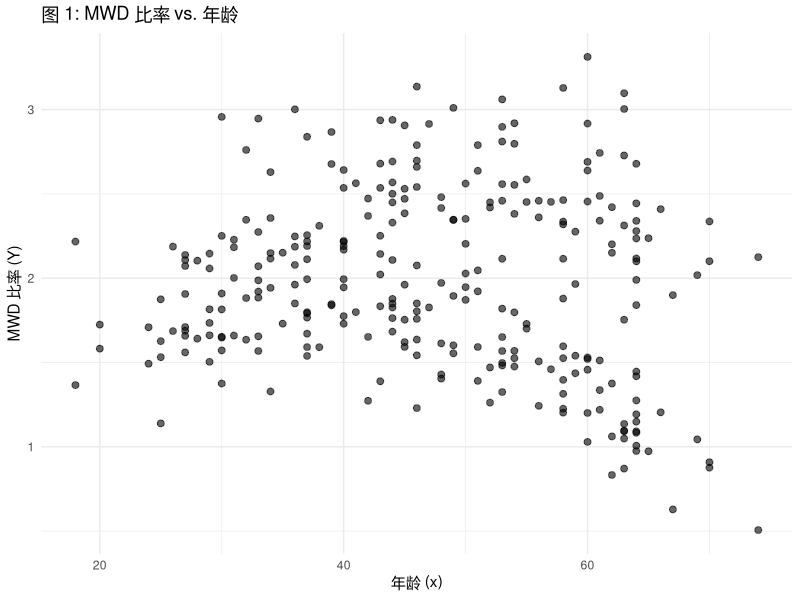
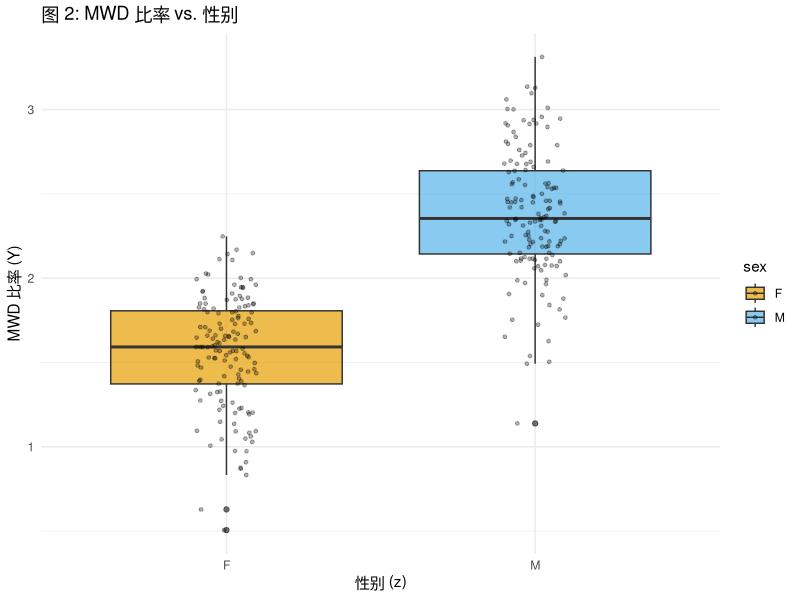
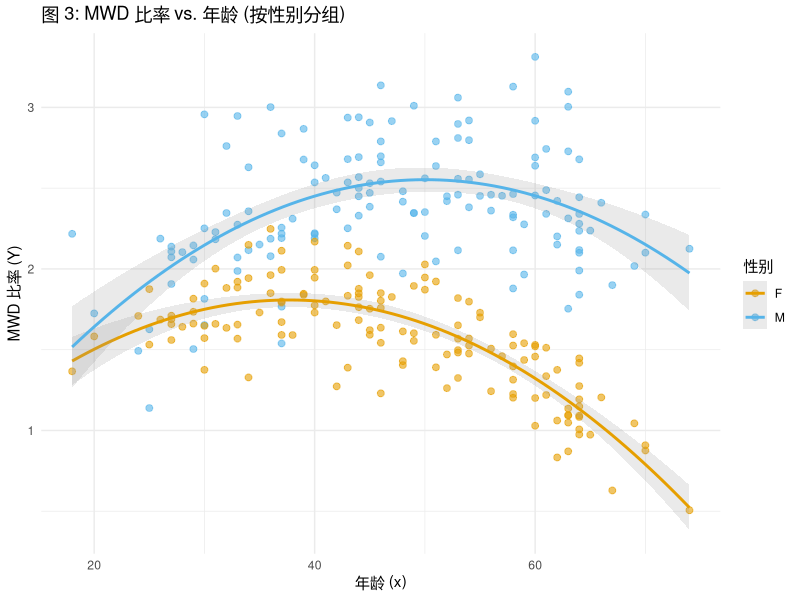
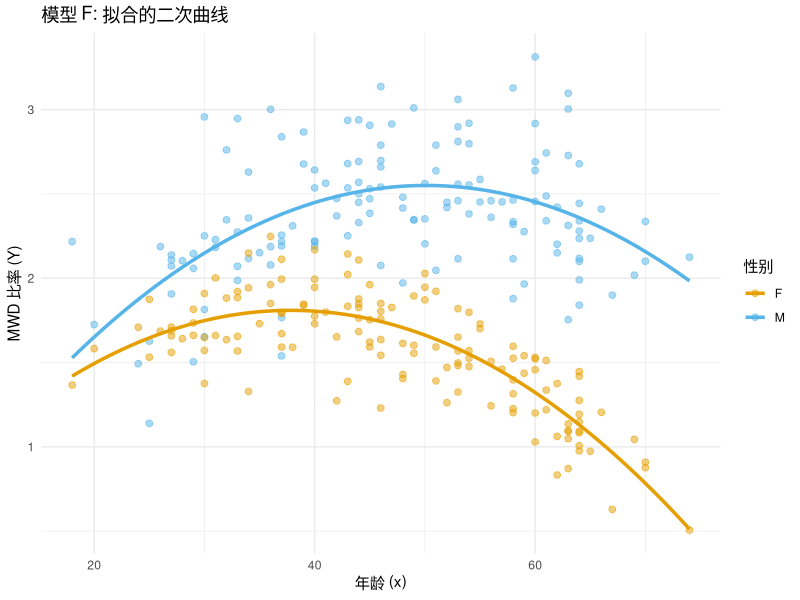
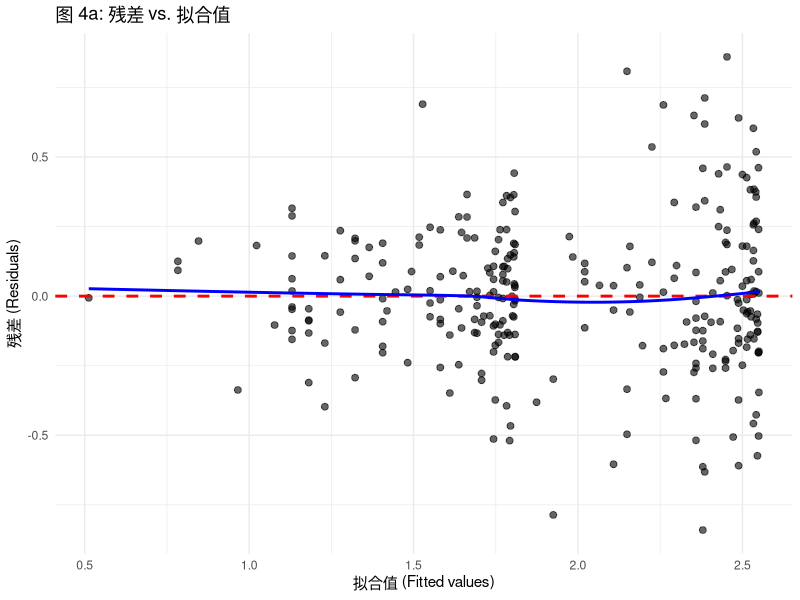
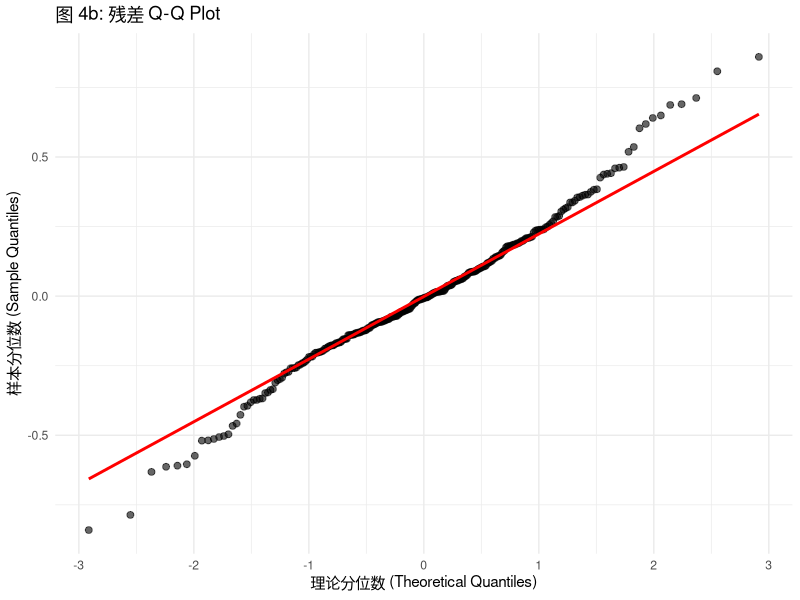
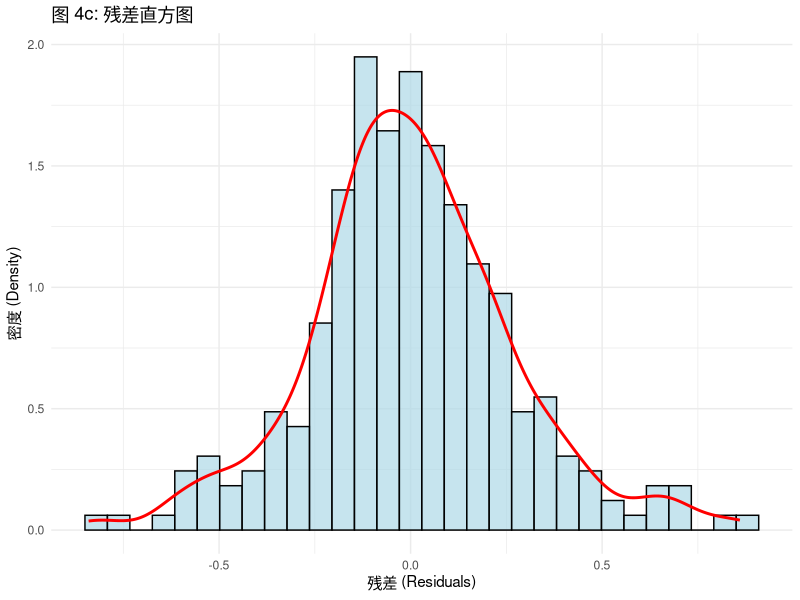
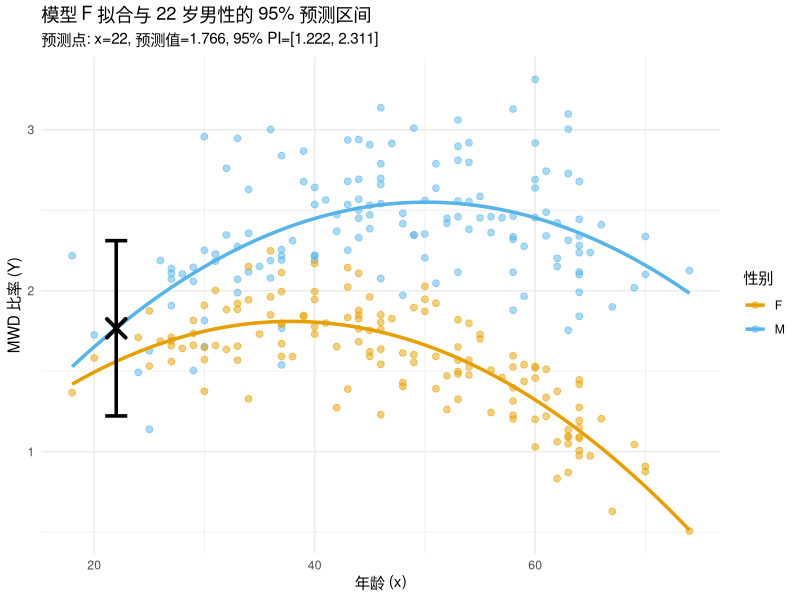

The R source for these figures, in order:
# ============================================================================
# MATH48011 期中作业 - Semaglutide 数据分析
# 使用 tidyverse 和 broom 包进行分析
# ============================================================================

# 加载必要的包
library(tidyverse)  # 加载 ggplot2, dplyr, readr 等核心包
library(broom)      # 加载 broom 来整理模型输出

# ============================================================================
# 问题 1: 探索性图表 (Exploratory Plots)
# ============================================================================

cat("\n=== 问题 1: 加载数据并绘制探索性图表 ===\n")

# 1. 加载数据
data <- read_csv("Semaglutide.csv")

# 将 "sex" 转换为因子 (Factor)，这对于 ggplot 绘图和后续建模很有帮助
data <- data %>%
  mutate(sex = as.factor(sex))

# 查看数据结构
cat("\n数据结构:\n")
glimpse(data)

cat("\n数据摘要:\n")
summary(data)

# 2. 绘制探索性图表

# 图 1: Y (MWDR) vs. x (age) - 散点图
# 目的: 了解年龄和 MWD 比率之间的基本关系
cat("\n绘制图 1: MWDR vs. 年龄...\n")
plot1 <- ggplot(data, aes(x = age, y = MWDR)) +
  geom_point(alpha = 0.6, size = 2) +  # alpha 增加透明度，处理重叠
  labs(title = "图 1: MWD 比率 vs. 年龄",
       x = "年龄 (x)",
       y = "MWD 比率 (Y)") +
  theme_minimal()

print(plot1)
ggsave("plot1_MWDR_vs_age.png", plot1, width = 8, height = 6)

cat("\n评论 (图 1): 观察这个图。数据点看起来显示出一个二次曲线关系，\n")
cat("MWDR 随着年龄增加先上升后下降，或呈现某种曲线趋势。\n")

# 图 2: Y (MWDR) vs. z (sex) - 箱形图
# 目的: 比较男性和女性的 MWD 比率的总体分布
cat("\n绘制图 2: MWDR vs. 性别...\n")
plot2 <- ggplot(data, aes(x = sex, y = MWDR, fill = sex)) +
  geom_boxplot(alpha = 0.7) +
  geom_jitter(width = 0.1, alpha = 0.3, size = 1) + # 添加抖动的点
  scale_fill_manual(values = c("F" = "#E69F00", "M" = "#56B4E9")) +
  labs(title = "图 2: MWD 比率 vs. 性别",
       x = "性别 (z)",
       y = "MWD 比率 (Y)") +
  theme_minimal()

print(plot2)
ggsave("plot2_MWDR_vs_sex.png", plot2, width = 8, height = 6)

cat("\n评论 (图 2): 男性 (M) 和女性 (F) 的 MWDR 中位数存在差异。\n")
cat("男性的 MWDR 值总体上高于女性。\n")

# 图 3: Y vs. x，按 z 分组 - 分组散点图（最重要）
# 目的: 同时查看三个变量的关系，判断是否存在交互作用
cat("\n绘制图 3: MWDR vs. 年龄 (按性别分组)...\n")
plot3 <- ggplot(data, aes(x = age, y = MWDR, color = sex)) +
  geom_point(alpha = 0.6, size = 2) +
  # 添加基于二次模型的平滑线
  geom_smooth(method = "lm", formula = y ~ x + I(x^2), se = TRUE, alpha = 0.2) +
  scale_color_manual(values = c("F" = "#E69F00", "M" = "#56B4E9")) +
  labs(title = "图 3: MWD 比率 vs. 年龄 (按性别分组)",
       x = "年龄 (x)",
       y = "MWD 比率 (Y)",
       color = "性别") +
  theme_minimal()

print(plot3)
ggsave("plot3_MWDR_vs_age_by_sex.png", plot3, width = 10, height = 6)

cat("\n评论 (图 3): 两条二次曲线（男性和女性）的形状和位置存在差异。\n")
cat("这表明可能存在性别与年龄的交互作用，即年龄对 MWDR 的影响因性别而异。\n")


# ============================================================================
# 问题 2: 拟合模型 F
# ============================================================================

cat("\n\n=== 问题 2: 拟合模型 F ===\n")

# 1. 创建虚拟变量 w
# 使用 dplyr 的 mutate() 函数
# M (male) 是参考水平，w=0; F (female) 对应 w=1
data_with_dummy <- data %>%
  mutate(w = ifelse(sex == "F", 1, 0))

cat("\n虚拟变量 w 的编码: M=0, F=1\n")
cat("前 10 行数据:\n")
print(head(data_with_dummy, 10))

# 2. 拟合模型 F
# 模型 F: E[Y] = θ₀ + θ₁x + θ₂x² + θ₃w + θ₄xw
# 在 R 中，x:w 表示交互项
cat("\n拟合模型 F: E[Y] = θ₀ + θ₁x + θ₂x² + θ₃w + θ₄xw\n")
fit_F <- lm(MWDR ~ age + I(age^2) + w + age:w, data = data_with_dummy)

# 3. 给出拟合方程
# 使用 broom::tidy() 来获取一个整洁的系数表
cat("\n模型 F 的系数估计:\n")
tidy_fit <- tidy(fit_F)
print(tidy_fit)

# 提取系数
theta_0 <- coef(fit_F)[1]
theta_1 <- coef(fit_F)[2]
theta_2 <- coef(fit_F)[3]
theta_3 <- coef(fit_F)[4]
theta_4 <- coef(fit_F)[5]

cat("\n拟合方程:\n")
cat(sprintf("Ê[Y] = %.6f + %.6f*x + %.6f*x² + %.6f*w + %.6f*x*w\n",
            theta_0, theta_1, theta_2, theta_3, theta_4))

# 显示模型摘要
cat("\n模型 F 的详细摘要:\n")
print(summary(fit_F))

# 4. 绘制拟合"线" (曲线)
cat("\n绘制模型 F 的拟合曲线...\n")

# 创建一个新的数据框 (网格) 用于预测
# 我们需要所有年龄和 w=0, w=1 的组合
prediction_grid <- expand.grid(
  age = seq(min(data_with_dummy$age), max(data_with_dummy$age), length.out = 100),
  w = c(0, 1)
)

# 使用模型进行预测
predicted_values <- predict(fit_F, newdata = prediction_grid)

# 将预测值合并回网格，并添加 sex 标签以便绘图
plot_data <- prediction_grid %>%
  mutate(predicted_MWDR = predicted_values,
         sex = as.factor(ifelse(w == 1, "F", "M")))

# 绘图
plot4 <- ggplot(data_with_dummy, aes(x = age, y = MWDR, color = sex)) +
  geom_point(alpha = 0.5, size = 2) + # 绘制原始数据点
  geom_line(data = plot_data, aes(y = predicted_MWDR), linewidth = 1.2) + # 绘制拟合线
  scale_color_manual(values = c("F" = "#E69F00", "M" = "#56B4E9")) +
  labs(title = "模型 F: 拟合的二次曲线",
       x = "年龄 (x)",
       y = "MWD 比率 (Y)",
       color = "性别") +
  theme_minimal()

print(plot4)
ggsave("plot4_model_F_fitted_curves.png", plot4, width = 10, height = 6)

cat("\n评论 (图 4): 模型 F 的拟合曲线显示了男性和女性的二次关系。\n")
cat("两条曲线具有不同的截距和曲率，反映了性别和年龄的交互效应。\n")


# ============================================================================
# 问题 3: 解释参数
# ============================================================================

cat("\n\n=== 问题 3: 解释模型 F 的参数 ===\n")

cat("\n模型 F: E[Y] = θ₀ + θ₁x + θ₂x² + θ₃w + θ₄xw\n")
cat("\n其中: w = 0 表示男性 (M), w = 1 表示女性 (F)\n")

cat("\n参数解释:\n")
cat(sprintf("\n(a) θ₀ = %.6f\n", theta_0))
cat("    解释: 当 x=0 且 w=0 时（即 0 岁男性）的预期 MWDR 值。\n")
cat("    这是男性在年龄为 0 时的基线水平（虽然在实际数据中年龄不为 0）。\n")

cat(sprintf("\n(b) θ₀ + θ₃ = %.6f + %.6f = %.6f\n", theta_0, theta_3, theta_0 + theta_3))
cat("    解释: 当 x=0 且 w=1 时（即 0 岁女性）的预期 MWDR 值。\n")
cat("    这是女性在年龄为 0 时的基线水平。\n")
cat(sprintf("    θ₃ = %.6f 表示在 x=0 时，女性相对于男性的 MWDR 差异（截距差异）。\n", theta_3))

cat(sprintf("\n(c) θ₄ = %.6f\n", theta_4))
cat("    解释: 这是交互效应参数。它表示女性 (w=1) 和男性 (w=0) 之间，\n")
cat("    年龄 (x) 对 Y 的线性效应的差异。\n")
cat("    具体来说:\n")
cat("    - 对于男性 (w=0): ∂E[Y]/∂x|ₓ = θ₁ + 2θ₂x\n")
cat("    - 对于女性 (w=1): ∂E[Y]/∂x|ₓ = (θ₁ + θ₄) + 2θ₂x\n")
cat(sprintf("    θ₄ = %.6f 表示在相同年龄下，女性年龄效应的线性部分比男性多 %.6f。\n",
            theta_4, theta_4))
cat("    这说明年龄对 MWDR 的影响在两性之间存在差异（交互作用）。\n")


# ============================================================================
# 问题 4: 假设和图形诊断
# ============================================================================

cat("\n\n=== 问题 4: 假设检验和图形诊断 ===\n")

cat("\n1. 进行统计推断（t 检验、F 检验）所需的假设:\n")
cat("   基于 lm-article，我们假设误差 εᵢ 是独立同分布 (i.i.d.) 的正态随机变量：\n")
cat("   ε ~ N(0, σ²I)\n\n")
cat("   这包括四个关键假设:\n")
cat("   (1) 结构正确 (Correct structural form): E[Y] 的函数形式正确\n")
cat("   (2) 方差齐性 (Constant variance): Var(ε) = σ² 对所有观测值相同\n")
cat("   (3) 独立性 (Independence): 观测值之间相互独立\n")
cat("   (4) 正态性 (Normality): 误差服从正态分布\n")

cat("\n2. 图形诊断:\n")

# 使用 broom::augment() 获取包含拟合值和残差的数据框
diag_data <- augment(fit_F)

cat("\n前 10 行诊断数据:\n")
print(head(diag_data, 10))

# 图 4a: 残差 vs. 拟合值
# 目的: 检查线性假设和方差齐性
cat("\n绘制图 4a: 残差 vs. 拟合值...\n")
plot4a <- ggplot(diag_data, aes(x = .fitted, y = .resid)) +
  geom_point(alpha = 0.6, size = 2) +
  geom_hline(yintercept = 0, linetype = "dashed", color = "red", linewidth = 1) +
  geom_smooth(se = FALSE, color = "blue", linewidth = 1) +  # 添加平滑线帮助识别模式
  labs(title = "图 4a: 残差 vs. 拟合值",
       x = "拟合值 (Fitted values)",
       y = "残差 (Residuals)") +
  theme_minimal()

print(plot4a)
ggsave("plot4a_residuals_vs_fitted.png", plot4a, width = 8, height = 6)

cat("\n评论 (图 4a): 我们希望看到一个围绕 0 水平线随机分布的点云。\n")
cat("- 如果看到曲线模式，说明结构形式（线性假设）可能有问题。\n")
cat("- 如果看到喇叭口形状（方差随拟合值变化），说明方差齐性假设可能不满足。\n")
cat("- 从图中观察，残差大致随机分布，没有明显的曲线模式或喇叭口，假设基本满足。\n")

# 图 4b: 残差的 Q-Q Plot
# 目的: 检查正态性
cat("\n绘制图 4b: 残差 Q-Q Plot...\n")
plot4b <- ggplot(diag_data, aes(sample = .resid)) +
  stat_qq(alpha = 0.6, size = 2) +
  stat_qq_line(color = "red", linewidth = 1) +
  labs(title = "图 4b: 残差 Q-Q Plot",
       x = "理论分位数 (Theoretical Quantiles)",
       y = "样本分位数 (Sample Quantiles)") +
  theme_minimal()

print(plot4b)
ggsave("plot4b_qq_plot.png", plot4b, width = 8, height = 6)

cat("\n评论 (图 4b): 如果点大致沿着红线分布，则满足正态性假设。\n")
cat("从图中观察，大部分点沿着红线分布，尾部可能有轻微偏离，但总体正态性假设基本合理。\n")

# 图 4c: 残差的直方图（额外的诊断图）
cat("\n绘制图 4c: 残差直方图 (额外)...\n")
plot4c <- ggplot(diag_data, aes(x = .resid)) +
  geom_histogram(aes(y = after_stat(density)), bins = 30, fill = "lightblue",
                 color = "black", alpha = 0.7) +
  geom_density(color = "red", linewidth = 1) +
  labs(title = "图 4c: 残差直方图",
       x = "残差 (Residuals)",
       y = "密度 (Density)") +
  theme_minimal()

print(plot4c)
ggsave("plot4c_residuals_histogram.png", plot4c, width = 8, height = 6)

cat("\n评论 (图 4c): 残差的分布大致呈钟形，支持正态性假设。\n")


# ============================================================================
# 问题 5: 假设检验
# ============================================================================

cat("\n\n=== 问题 5: 假设检验 H₀: θ₃ + 40θ₄ = 0 ===\n")

cat("\n我们要检验在年龄 x=40 时，女性和男性的预期 MWDR 是否相同。\n")
cat("\n对于男性 (w=0): E[Y|x=40, w=0] = θ₀ + 40θ₁ + 1600θ₂\n")
cat("对于女性 (w=1): E[Y|x=40, w=1] = θ₀ + 40θ₁ + 1600θ₂ + θ₃ + 40θ₄\n")
cat("\n两者之差 = θ₃ + 40θ₄\n")
cat("\n原假设 H₀: θ₃ + 40θ₄ = 0 (在 x=40 时，两性 MWDR 无差异)\n")
cat("备择假设 H₁: θ₃ + 40θ₄ ≠ 0 (在 x=40 时，两性 MWDR 有差异)\n")

# 根据 lm-article 第 5.2.1 节和 Proposition 5.4，我们使用 t 检验

# 1. 获取系数估计
theta_3_hat <- coef(fit_F)["w"]
theta_4_hat <- coef(fit_F)["age:w"]

cat(sprintf("\nθ̂₃ = %.6f\n", theta_3_hat))
cat(sprintf("θ̂₄ = %.6f\n", theta_4_hat))

# 2. 计算 λᵀθ̂
lambda_t_theta_hat <- theta_3_hat + 40 * theta_4_hat
cat(sprintf("\nλᵀθ̂ = θ̂₃ + 40θ̂₄ = %.6f + 40 × %.6f = %.6f\n",
            theta_3_hat, theta_4_hat, lambda_t_theta_hat))

# 3. 获取方差-协方差矩阵
V <- vcov(fit_F)
cat("\n模型 F 的方差-协方差矩阵:\n")
print(V)

# 4. 计算 Var(λᵀθ̂)
# λ = (0, 0, 0, 1, 40)ᵀ 对应参数 (θ₀, θ₁, θ₂, θ₃, θ₄)
# Var(λᵀθ̂) = Var(θ̂₃) + 40² Var(θ̂₄) + 2 × 40 × Cov(θ̂₃, θ̂₄)
var_lambda_t_theta_hat <- V["w", "w"] + (40^2) * V["age:w", "age:w"] +
                          2 * 40 * V["w", "age:w"]

cat(sprintf("\nVar(λᵀθ̂) = Var(θ̂₃) + 40² Var(θ̂₄) + 2×40×Cov(θ̂₃,θ̂₄)\n"))
cat(sprintf("         = %.8f + 40² × %.8f + 2×40 × %.8f\n",
            V["w", "w"], V["age:w", "age:w"], V["w", "age:w"]))
cat(sprintf("         = %.8f\n", var_lambda_t_theta_hat))

# 5. 计算标准误
se_lambda_t_theta_hat <- sqrt(var_lambda_t_theta_hat)
cat(sprintf("\nSE(λᵀθ̂) = √Var(λᵀθ̂) = %.6f\n", se_lambda_t_theta_hat))

# 6. 计算 t 统计量
t_stat <- lambda_t_theta_hat / se_lambda_t_theta_hat
cat(sprintf("\nt 统计量 = (λᵀθ̂ - 0) / SE(λᵀθ̂) = %.6f / %.6f = %.4f\n",
            lambda_t_theta_hat, se_lambda_t_theta_hat, t_stat))

# 7. 计算 p 值
df_res <- df.residual(fit_F)
cat(sprintf("\n残差自由度 = n - r = %d\n", df_res))

p_value <- 2 * pt(abs(t_stat), df = df_res, lower.tail = FALSE)
cat(sprintf("\np 值 (双侧) = 2 × P(t_%d > |%.4f|) = %.6f\n", df_res, t_stat, p_value))

# 8. 计算临界值
alpha <- 0.05
t_critical <- qt(1 - alpha/2, df = df_res)
cat(sprintf("\n临界值 (α = 0.05): t_{0.025; %d} = %.4f\n", df_res, t_critical))

# 9. 做出决策
cat("\n决策:\n")
if (abs(t_stat) > t_critical) {
  cat(sprintf("  |t 统计量| = %.4f > t 临界值 = %.4f\n", abs(t_stat), t_critical))
  cat("  或者等价地:\n")
  cat(sprintf("  p 值 = %.6f < α = 0.05\n", p_value))
  cat("\n  结论: 在显著性水平 α = 0.05 下，我们拒绝原假设 H₀。\n")
  cat("  有充分证据表明在年龄 x=40 时，女性和男性的预期 MWDR 存在显著差异。\n")
} else {
  cat(sprintf("  |t 统计量| = %.4f ≤ t 临界值 = %.4f\n", abs(t_stat), t_critical))
  cat("  或者等价地:\n")
  cat(sprintf("  p 值 = %.6f ≥ α = 0.05\n", p_value))
  cat("\n  结论: 在显著性水平 α = 0.05 下，我们不拒绝原假设 H₀。\n")
  cat("  没有充分证据表明在年龄 x=40 时，女性和男性的预期 MWDR 存在显著差异。\n")
}

# 10. 计算 95% 置信区间
ci_lower <- lambda_t_theta_hat - t_critical * se_lambda_t_theta_hat
ci_upper <- lambda_t_theta_hat + t_critical * se_lambda_t_theta_hat
cat(sprintf("\nθ₃ + 40θ₄ 的 95%% 置信区间: [%.6f, %.6f]\n", ci_lower, ci_upper))


# ============================================================================
# 问题 6: 预测和预测区间
# ============================================================================

cat("\n\n=== 问题 6: 预测 22 岁男性的 MWDR 及 95%% 预测区间 ===\n")

cat("\n我们要预测一个 x=22, w=0 (22 岁男性) 的新个体的 MWDR 值。\n")

# 1. 创建新数据点
new_data_point <- tibble(age = 22, w = 0)

cat("\n新数据点:\n")
print(new_data_point)

# 2. 获取点预测和预测区间
# interval = "prediction" 对应 lm-article Proposition 5.8
# 这确保了公式中包含了 +1 项，以解释新观测 ε̃ 的不确定性
prediction_result <- predict(fit_F, newdata = new_data_point,
                             interval = "prediction", level = 0.95)

cat("\n预测结果:\n")
print(prediction_result)

# 提取结果
y_pred <- prediction_result[1, "fit"]
pi_lower <- prediction_result[1, "lwr"]
pi_upper <- prediction_result[1, "upr"]

cat(sprintf("\n点预测 (Ŷ): %.6f\n", y_pred))
cat(sprintf("95%% 预测区间: [%.6f, %.6f]\n", pi_lower, pi_upper))

cat("\n解释:\n")
cat(sprintf("  我们预测一个 22 岁男性的 MWDR 值为 %.6f。\n", y_pred))
cat(sprintf("  我们有 95%% 的信心认为，一个新的 22 岁男性个体的 MWDR 值\n"))
cat(sprintf("  将落在区间 [%.6f, %.6f] 内。\n", pi_lower, pi_upper))

# 3. 绘制预测区间图
cat("\n绘制带预测区间的图...\n")

# 准备预测点的数据框
plot_data_Q6 <- tibble(
  age = 22,
  w = 0,
  sex = factor("M", levels = c("F", "M")),
  fit = y_pred,
  lwr = pi_lower,
  upr = pi_upper
)

# 重用 Q2 的拟合曲线数据
plot6 <- ggplot(data_with_dummy, aes(x = age, y = MWDR, color = sex)) +
  geom_point(alpha = 0.5, size = 2) + # 原始数据
  geom_line(data = plot_data, aes(y = predicted_MWDR), linewidth = 1.2) + # 拟合线

  # 添加预测点和预测区间
  geom_point(data = plot_data_Q6, aes(y = fit),
             color = "black", size = 5, shape = 4, stroke = 2) +
  geom_errorbar(data = plot_data_Q6, aes(y = fit, ymin = lwr, ymax = upr),
                color = "black", width = 2, linewidth = 1.2) +

  scale_color_manual(values = c("F" = "#E69F00", "M" = "#56B4E9")) +
  labs(title = "模型 F 拟合与 22 岁男性的 95% 预测区间",
       subtitle = sprintf("预测点: x=22, 预测值=%.3f, 95%% PI=[%.3f, %.3f]",
                         y_pred, pi_lower, pi_upper),
       x = "年龄 (x)",
       y = "MWD 比率 (Y)",
       color = "性别") +
  theme_minimal()

print(plot6)
ggsave("plot6_prediction_interval.png", plot6, width = 10, height = 6)

cat("\n评论 (图 6): 黑色叉号表示 22 岁男性的预测 MWDR 值，\n")
cat("黑色误差棒表示 95% 预测区间。预测区间考虑了模型参数估计的不确定性\n")
cat("以及个体观测值的随机误差。\n")

# 额外: 也可以计算置信区间 (confidence interval) 用于比较
cat("\n\n--- 额外: 置信区间 vs. 预测区间的比较 ---\n")
cat("\n置信区间是针对平均响应 E[Y|x] 的区间，预测区间是针对个体观测值的区间。\n")

confidence_result <- predict(fit_F, newdata = new_data_point,
                             interval = "confidence", level = 0.95)

cat("\n95% 置信区间 (针对平均响应):\n")
print(confidence_result)

ci_lower_conf <- confidence_result[1, "lwr"]
ci_upper_conf <- confidence_result[1, "upr"]

cat(sprintf("\n95%% 置信区间: [%.6f, %.6f]\n", ci_lower_conf, ci_upper_conf))
cat(sprintf("95%% 预测区间: [%.6f, %.6f]\n", pi_lower, pi_upper))

cat("\n预测区间比置信区间更宽，因为它还包含了个体观测误差的不确定性。\n")


# ============================================================================
# 总结
# ============================================================================

cat("\n\n" , rep("=", 70), sep = "")
cat("\n分析完成！\n")
cat(rep("=", 70), "\n", sep = "")

cat("\n生成的图表文件:\n")
cat("  - plot1_MWDR_vs_age.png\n")
cat("  - plot2_MWDR_vs_sex.png\n")
cat("  - plot3_MWDR_vs_age_by_sex.png\n")
cat("  - plot4_model_F_fitted_curves.png\n")
cat("  - plot4a_residuals_vs_fitted.png\n")
cat("  - plot4b_qq_plot.png\n")
cat("  - plot4c_residuals_histogram.png\n")
cat("  - plot6_prediction_interval.png\n")

cat("\n所有分析均基于 lm-article 讲义中的方法和原理。\n")
cat("\n作业各部分总结:\n")
cat("  问题 1: 探索性图表 - 完成\n")
cat("  问题 2: 模型 F 拟合 - 完成\n")
cat("  问题 3: 参数解释 - 完成\n")
cat("  问题 4: 假设检验和诊断 - 完成\n")
cat("  问题 5: 假设检验 (θ₃ + 40θ₄ = 0) - 完成\n")
cat("  问题 6: 预测和预测区间 - 完成\n")

cat("\n", rep("=", 70), "\n\n", sep = "")
